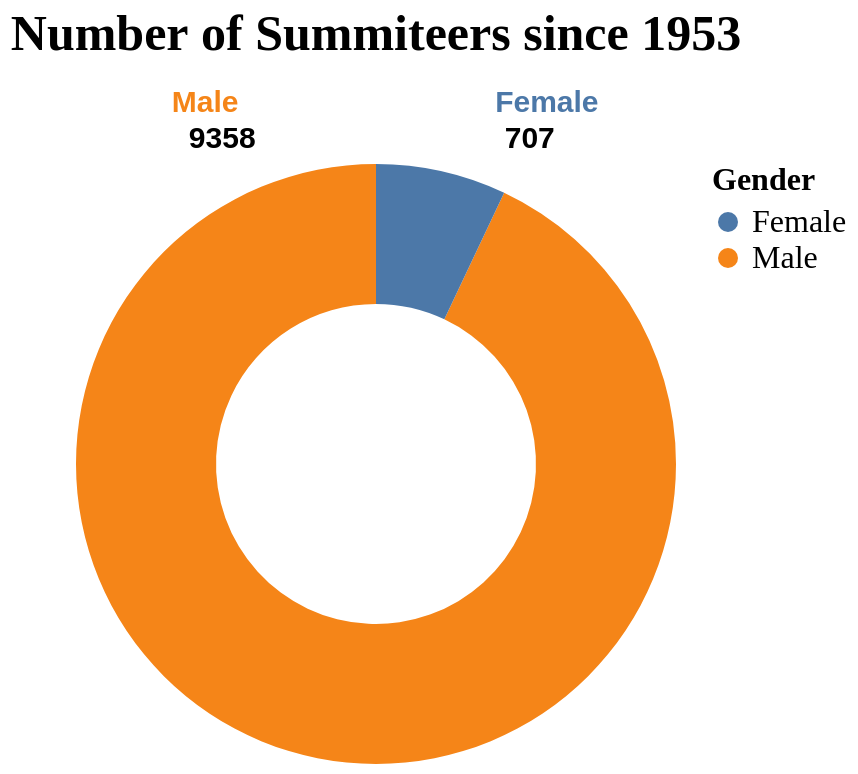

The specification (Vega-Lite) saved for this image:
### Vega-Lite specification from a JSON file in a GitHub repository (floating-point values rounded to 4 significant figures)
{"$schema": "https://vega.github.io/schema/vega-lite/v5.json", "description": "Ratio of Male and female summiteer", "width": "container", "height": 300, "background": null, "config": {"axis": {"labelFont": "san-serif", "titleFont": "san-serif"}, "legend": {"labelFont": "san-serif", "titleFont": "san-serif"}, "header": {"labelFont": "san-serif", "titleFont": "san-serif"}, "mark": {"font": "san-serif"}, "title": {"font": "san-serif", "subtitleFont": "san-serif"}}, "title": {"text": "Number of Summiteers since 1953", "color": "black", "fontSize": 25, "anchor": "middle", "dy": -10}, "data": {"values": [{"category": "Male", "value": 9358}, {"category": "Female", "value": 707}]}, "encoding": {"theta": {"field": "value", "type": "quantitative"}, "color": {"field": "category", "type": "nominal", "legend": {"title": "Gender", "labelFontSize": 16, "titleFontSize": 16}}}, "layer": [{"mark": {"type": "arc", "innerRadius": 80}, "encoding": {"tooltip": [{"field": "value", "type": "quantitative", "title": "Climbers"}, {"field": "category", "type": "nominal", "title": "Gender"}]}}, {"mark": {"type": "text", "radius": 200, "fontSize": 15, "fontWeight": "bold"}, "encoding": {"text": {"field": "category", "type": "nominal"}}}, {"mark": {"type": "text", "radius": 180, "fontSize": 15, "fontWeight": "bold"}, "encoding": {"text": {"field": "value", "type": "quantitative"}, "color": {"value": "black"}}}], "view": {"stroke": null}}
